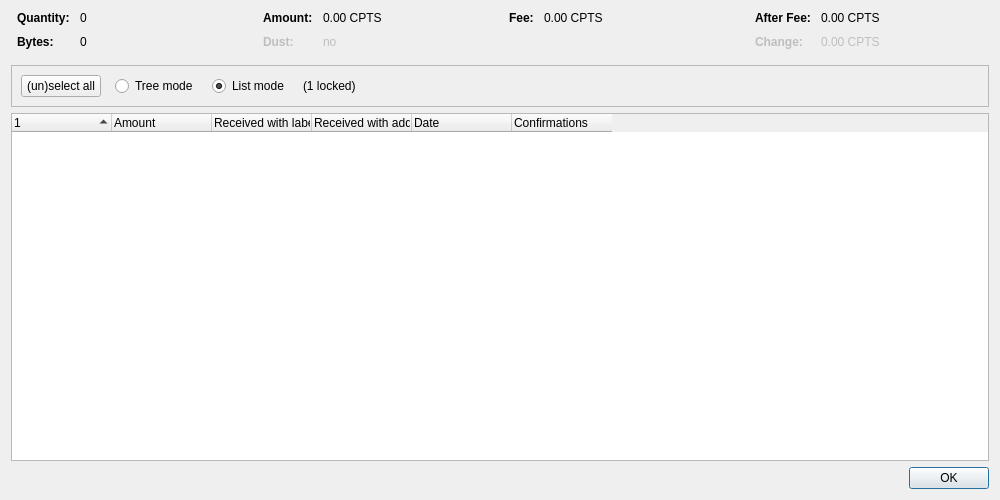
<?xml version="1.0" encoding="UTF-8"?>
<ui version="4.0">
 <class>CoinControlDialog</class>
 <widget class="QDialog" name="CoinControlDialog">
  <property name="geometry">
   <rect>
    <x>0</x>
    <y>0</y>
    <width>1000</width>
    <height>500</height>
   </rect>
  </property>
  <property name="windowTitle">
   <string>Coin Selection</string>
  </property>
  <layout class="QVBoxLayout" name="verticalLayout">
   <item>
    <layout class="QHBoxLayout" name="horizontalLayoutTop" stretch="0,0,0,0">
     <property name="topMargin">
      <number>0</number>
     </property>
     <property name="bottomMargin">
      <number>10</number>
     </property>
     <item>
      <layout class="QFormLayout" name="formLayoutCoinControl1">
       <property name="horizontalSpacing">
        <number>10</number>
       </property>
       <property name="verticalSpacing">
        <number>10</number>
       </property>
       <property name="leftMargin">
        <number>6</number>
       </property>
       <property name="rightMargin">
        <number>6</number>
       </property>
       <item row="0" column="0">
        <widget class="QLabel" name="labelCoinControlQuantityText">
         <property name="font">
          <font>
           <weight>75</weight>
           <bold>true</bold>
          </font>
         </property>
         <property name="text">
          <string>Quantity:</string>
         </property>
        </widget>
       </item>
       <item row="0" column="1">
        <widget class="QLabel" name="labelCoinControlQuantity">
         <property name="cursor">
          <cursorShape>IBeamCursor</cursorShape>
         </property>
         <property name="contextMenuPolicy">
          <enum>Qt::ActionsContextMenu</enum>
         </property>
         <property name="text">
          <string notr="true">0</string>
         </property>
         <property name="textInteractionFlags">
          <set>Qt::LinksAccessibleByMouse|Qt::TextSelectableByKeyboard|Qt::TextSelectableByMouse</set>
         </property>
        </widget>
       </item>
       <item row="1" column="0">
        <widget class="QLabel" name="labelCoinControlBytesText">
         <property name="font">
          <font>
           <weight>75</weight>
           <bold>true</bold>
          </font>
         </property>
         <property name="text">
          <string>Bytes:</string>
         </property>
        </widget>
       </item>
       <item row="1" column="1">
        <widget class="QLabel" name="labelCoinControlBytes">
         <property name="cursor">
          <cursorShape>IBeamCursor</cursorShape>
         </property>
         <property name="contextMenuPolicy">
          <enum>Qt::ActionsContextMenu</enum>
         </property>
         <property name="text">
          <string notr="true">0</string>
         </property>
         <property name="textInteractionFlags">
          <set>Qt::LinksAccessibleByMouse|Qt::TextSelectableByKeyboard|Qt::TextSelectableByMouse</set>
         </property>
        </widget>
       </item>
      </layout>
     </item>
     <item>
      <layout class="QFormLayout" name="formLayoutCoinControl2">
       <property name="horizontalSpacing">
        <number>10</number>
       </property>
       <property name="verticalSpacing">
        <number>10</number>
       </property>
       <property name="leftMargin">
        <number>6</number>
       </property>
       <property name="rightMargin">
        <number>6</number>
       </property>
       <item row="0" column="0">
        <widget class="QLabel" name="labelCoinControlAmountText">
         <property name="font">
          <font>
           <weight>75</weight>
           <bold>true</bold>
          </font>
         </property>
         <property name="text">
          <string>Amount:</string>
         </property>
        </widget>
       </item>
       <item row="0" column="1">
        <widget class="QLabel" name="labelCoinControlAmount">
         <property name="cursor">
          <cursorShape>IBeamCursor</cursorShape>
         </property>
         <property name="contextMenuPolicy">
          <enum>Qt::ActionsContextMenu</enum>
         </property>
         <property name="text">
          <string notr="true">0.00 CPTS</string>
         </property>
         <property name="textInteractionFlags">
          <set>Qt::LinksAccessibleByMouse|Qt::TextSelectableByKeyboard|Qt::TextSelectableByMouse</set>
         </property>
        </widget>
       </item>
       <item row="1" column="0">
        <widget class="QLabel" name="labelCoinControlLowOutputText">
         <property name="enabled">
          <bool>false</bool>
         </property>
         <property name="font">
          <font>
           <weight>75</weight>
           <bold>true</bold>
          </font>
         </property>
         <property name="text">
          <string>Dust:</string>
         </property>
        </widget>
       </item>
       <item row="1" column="1">
        <widget class="QLabel" name="labelCoinControlLowOutput">
         <property name="enabled">
          <bool>false</bool>
         </property>
         <property name="cursor">
          <cursorShape>IBeamCursor</cursorShape>
         </property>
         <property name="contextMenuPolicy">
          <enum>Qt::ActionsContextMenu</enum>
         </property>
         <property name="text">
          <string notr="true">no</string>
         </property>
         <property name="textInteractionFlags">
          <set>Qt::LinksAccessibleByMouse|Qt::TextSelectableByKeyboard|Qt::TextSelectableByMouse</set>
         </property>
        </widget>
       </item>
      </layout>
     </item>
     <item>
      <layout class="QFormLayout" name="formLayoutCoinControl3">
       <property name="horizontalSpacing">
        <number>10</number>
       </property>
       <property name="verticalSpacing">
        <number>10</number>
       </property>
       <property name="leftMargin">
        <number>6</number>
       </property>
       <property name="rightMargin">
        <number>6</number>
       </property>
       <item row="0" column="0">
        <widget class="QLabel" name="labelCoinControlFeeText">
         <property name="font">
          <font>
           <weight>75</weight>
           <bold>true</bold>
          </font>
         </property>
         <property name="text">
          <string>Fee:</string>
         </property>
        </widget>
       </item>
       <item row="0" column="1">
        <widget class="QLabel" name="labelCoinControlFee">
         <property name="cursor">
          <cursorShape>IBeamCursor</cursorShape>
         </property>
         <property name="contextMenuPolicy">
          <enum>Qt::ActionsContextMenu</enum>
         </property>
         <property name="text">
          <string notr="true">0.00 CPTS</string>
         </property>
         <property name="textInteractionFlags">
          <set>Qt::LinksAccessibleByMouse|Qt::TextSelectableByKeyboard|Qt::TextSelectableByMouse</set>
         </property>
        </widget>
       </item>
      </layout>
     </item>
     <item>
      <layout class="QFormLayout" name="formLayoutCoinControl4">
       <property name="horizontalSpacing">
        <number>10</number>
       </property>
       <property name="verticalSpacing">
        <number>10</number>
       </property>
       <property name="leftMargin">
        <number>6</number>
       </property>
       <property name="rightMargin">
        <number>6</number>
       </property>
       <item row="0" column="0">
        <widget class="QLabel" name="labelCoinControlAfterFeeText">
         <property name="font">
          <font>
           <weight>75</weight>
           <bold>true</bold>
          </font>
         </property>
         <property name="text">
          <string>After Fee:</string>
         </property>
        </widget>
       </item>
       <item row="0" column="1">
        <widget class="QLabel" name="labelCoinControlAfterFee">
         <property name="cursor">
          <cursorShape>IBeamCursor</cursorShape>
         </property>
         <property name="contextMenuPolicy">
          <enum>Qt::ActionsContextMenu</enum>
         </property>
         <property name="text">
          <string notr="true">0.00 CPTS</string>
         </property>
         <property name="textInteractionFlags">
          <set>Qt::LinksAccessibleByMouse|Qt::TextSelectableByKeyboard|Qt::TextSelectableByMouse</set>
         </property>
        </widget>
       </item>
       <item row="1" column="0">
        <widget class="QLabel" name="labelCoinControlChangeText">
         <property name="enabled">
          <bool>false</bool>
         </property>
         <property name="font">
          <font>
           <weight>75</weight>
           <bold>true</bold>
          </font>
         </property>
         <property name="text">
          <string>Change:</string>
         </property>
        </widget>
       </item>
       <item row="1" column="1">
        <widget class="QLabel" name="labelCoinControlChange">
         <property name="enabled">
          <bool>false</bool>
         </property>
         <property name="cursor">
          <cursorShape>IBeamCursor</cursorShape>
         </property>
         <property name="contextMenuPolicy">
          <enum>Qt::ActionsContextMenu</enum>
         </property>
         <property name="text">
          <string notr="true">0.00 CPTS</string>
         </property>
         <property name="textInteractionFlags">
          <set>Qt::LinksAccessibleByMouse|Qt::TextSelectableByKeyboard|Qt::TextSelectableByMouse</set>
         </property>
        </widget>
       </item>
      </layout>
     </item>
    </layout>
   </item>
   <item>
    <widget class="QFrame" name="frame">
     <property name="minimumSize">
      <size>
       <width>0</width>
       <height>40</height>
      </size>
     </property>
     <property name="frameShape">
      <enum>QFrame::StyledPanel</enum>
     </property>
     <property name="frameShadow">
      <enum>QFrame::Sunken</enum>
     </property>
     <layout class="QHBoxLayout" name="horizontalLayout">
      <item>
       <layout class="QHBoxLayout" name="horizontalLayoutPanel" stretch="0,0,0,0,0">
        <property name="spacing">
         <number>14</number>
        </property>
        <item>
         <widget class="QPushButton" name="pushButtonSelectAll">
          <property name="sizePolicy">
           <sizepolicy hsizetype="Maximum" vsizetype="Fixed">
            <horstretch>0</horstretch>
            <verstretch>0</verstretch>
           </sizepolicy>
          </property>
          <property name="text">
           <string>(un)select all</string>
          </property>
          <property name="autoDefault">
           <bool>false</bool>
          </property>
         </widget>
        </item>
        <item>
         <widget class="QRadioButton" name="radioTreeMode">
          <property name="sizePolicy">
           <sizepolicy hsizetype="Maximum" vsizetype="Fixed">
            <horstretch>0</horstretch>
            <verstretch>0</verstretch>
           </sizepolicy>
          </property>
          <property name="text">
           <string>Tree mode</string>
          </property>
         </widget>
        </item>
        <item>
         <widget class="QRadioButton" name="radioListMode">
          <property name="sizePolicy">
           <sizepolicy hsizetype="Maximum" vsizetype="Fixed">
            <horstretch>0</horstretch>
            <verstretch>0</verstretch>
           </sizepolicy>
          </property>
          <property name="text">
           <string>List mode</string>
          </property>
          <property name="checked">
           <bool>true</bool>
          </property>
         </widget>
        </item>
        <item>
         <widget class="QLabel" name="labelLocked">
          <property name="text">
           <string notr="true">(1 locked)</string>
          </property>
         </widget>
        </item>
        <item>
         <spacer name="horizontalSpacer">
          <property name="orientation">
           <enum>Qt::Horizontal</enum>
          </property>
          <property name="sizeHint" stdset="0">
           <size>
            <width>40</width>
            <height>20</height>
           </size>
          </property>
         </spacer>
        </item>
       </layout>
      </item>
     </layout>
    </widget>
   </item>
   <item>
    <widget class="CoinControlTreeWidget" name="treeWidget">
     <property name="contextMenuPolicy">
      <enum>Qt::CustomContextMenu</enum>
     </property>
     <property name="sortingEnabled">
      <bool>false</bool>
     </property>
     <property name="columnCount">
      <number>6</number>
     </property>
     <attribute name="headerShowSortIndicator" stdset="0">
      <bool>true</bool>
     </attribute>
     <attribute name="headerStretchLastSection">
      <bool>false</bool>
     </attribute>
     <column>
      <property name="text">
       <string/>
      </property>
     </column>
     <column>
      <property name="text">
       <string>Amount</string>
      </property>
     </column>
     <column>
      <property name="text">
       <string>Received with label</string>
      </property>
     </column>
     <column>
      <property name="text">
       <string>Received with address</string>
      </property>
     </column>
     <column>
      <property name="text">
       <string>Date</string>
      </property>
     </column>
     <column>
      <property name="text">
       <string>Confirmations</string>
      </property>
      <property name="toolTip">
       <string>Confirmed</string>
      </property>
     </column>
     <column>
      <property name="text">
       <string/>
      </property>
     </column>
     <column>
      <property name="text">
       <string/>
      </property>
     </column>
     <column>
      <property name="text">
       <string/>
      </property>
     </column>
     <column>
      <property name="text">
       <string/>
      </property>
     </column>
    </widget>
   </item>
   <item>
    <widget class="QDialogButtonBox" name="buttonBox">
     <property name="orientation">
      <enum>Qt::Horizontal</enum>
     </property>
     <property name="standardButtons">
      <set>QDialogButtonBox::Ok</set>
     </property>
    </widget>
   </item>
  </layout>
 </widget>
 <customwidgets>
  <customwidget>
   <class>CoinControlTreeWidget</class>
   <extends>QTreeWidget</extends>
   <header>qt/coincontroltreewidget.h</header>
  </customwidget>
 </customwidgets>
 <resources/>
 <connections/>
</ui>
